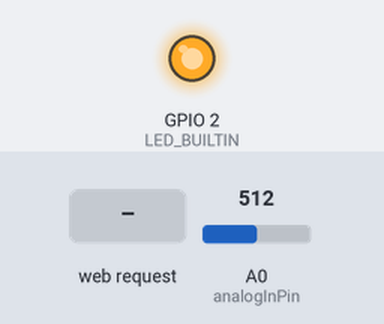
The sketch below on a simulated ESP8266 (NodeMCU). Shown: output pins drawn as LEDs (lit = HIGH, except the on-board LED, lit = LOW). Inputs (shaded band) come from the test bench; at power-on: A0 (analogInPin) = 512. WiFi joins after 1.5 s; servers stay silent unless stated; uploads are accepted with an empty reply.

Above: at 3.9 s.
4.0 s: HTTP request GET /data received
At 4.26 s:
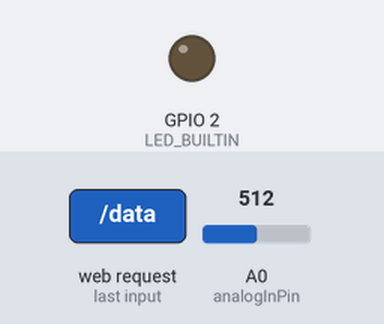
Timing chart, 0 to 7.0 s (numbered marks = the images above; inputs shaded):
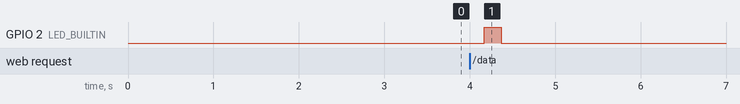

Measured:
- after the input at 4.0 s, GPIO 2 (LED_BUILTIN): LOW → HIGH after 0.17 s, → LOW 0.20 s later

The sketch:

humidity_ground_sensor_v4.ino
```cpp
#include <Arduino.h>
#include <ESP8266WiFi.h>
#include <ESP8266WiFiMulti.h>
#include <ESP8266HTTPClient.h>
#include <WiFiClient.h>
#include <ESP8266WebServer.h>
#include <ESP8266mDNS.h>
#include <WiFiUdp.h>
#include <ArduinoOTA.h>

const int analogInPin = A0;

const char *ssid1 = "cortijo_south_1";
const char *ssid2 = "cortijo_north_1";
const char *ssid3 = "cortijo_east_1";
const char *ssid4 = "cortijo_west_1";
const char *password = "*****";
String deviceName = "Ground_sensor_frontyard";
const char *deviceNameHost = "Ground_sensor_frontyard";
const String lapse = "599000";
const String minValue = "10000";
const String maxValue = "60000";
const String linkDevices = "Watering_frontyard";
String wifiName;
boolean useOTA = false;

IPAddress ipDevice(192, 168, 1, 120);
IPAddress dns(80, 58, 61, 250);
IPAddress gateway(192, 168, 1, 1);
IPAddress subnet(255, 255, 255, 0);
String certain;
int port = 80;

ESP8266WiFiMulti WiFiMulti;
ESP8266WebServer server(port);

void setup() {

  WiFi.mode(WIFI_STA);
  WiFiMulti.addAP(ssid1, password);
  WiFiMulti.addAP(ssid2, password);
  WiFiMulti.addAP(ssid3, password);
  WiFiMulti.addAP(ssid4, password);
  WiFi.begin();
  WiFi.hostname(deviceName);

  while (WiFiMulti.run() != WL_CONNECTED) {
    delay(1000);
  }

  wifiName = WiFi.SSID();

  String ip = WiFi.localIP().toString();

  if (MDNS.begin("esp8266")) {
  }

  setIp(ip);

  server.on("/data", sendData);
  server.on("/"+deviceName+"/status", handleStatus);
  server.on("/"+deviceName+"/ota/true", startOTA);
  server.on("/"+deviceName+"/ota/false", stopOTA);
  server.begin();
  pinMode(LED_BUILTIN, OUTPUT);
  digitalWrite(LED_BUILTIN, LOW);

}

void loop() {

  while(WiFiMulti.run() == WL_CONNECTED){

    if(useOTA == true) {
      ArduinoOTA.handle();
    }

    server.handleClient();

    }

  WiFi.begin();

  while (WiFiMulti.run() != WL_CONNECTED) {
    delay(1000);
  }

  wifiName = WiFi.SSID();

}

int getInfo(){
  float total = 0;
  int measureNumbers = 1500;
  int sensorValue;
  int mapValue;
  for (int i = 0; i < measureNumbers; i++) {
    total += analogRead(analogInPin);
  }
  sensorValue = total/measureNumbers;
  mapValue = map(sensorValue,0, 1024, 600000, 0);
  return mapValue;
}

 void setIp(String ip){
   boolean certain = false;
   while(!certain){
     if ((WiFiMulti.run() == WL_CONNECTED)) {
       WiFiClient client;
       HTTPClient http;
       if (http.begin(client, "http://back.app.cortijodemazas.com/sensor/humidity/"+deviceName+"/"+ip+":"+port+"?devices="+linkDevices+"&min="+minValue+"&max="+maxValue+"&lapse="+lapse)) {
         int httpCode = http.POST("");
         if (httpCode > 0) {
           if (httpCode == 200 ) {
             certain = true;
           }
         }
         http.end();
       }
     }
     delay(1000);
   }
 }

 void sendData() {
   int data = getInfo();
   blinkLight();
   server.send(200, "application/json", "{\"name\":\"" + deviceName + "\",\"type\":\"Humidity\",\"content\":{\"humidity\": " + String(data) + "}}");
 }

 void blinkLight(){
    digitalWrite(LED_BUILTIN, HIGH);
    delay(200);
    digitalWrite(LED_BUILTIN, LOW);
 }

 void handleStatus() {
   server.send(200, "application/json", "{\"status\":true,\"SSID\":\"" + wifiName + "\",\"SIGNAL\":" + WiFi.RSSI() + ",\"OTA\":" + useOTA + "}");
   blinkLight();
 }

 void stopOTA(){
   server.send(200, "application/json", "{\"OTA\": false}");
   useOTA = false;
 }

 void startOTA(){
   //
   server.send(200, "application/json", "{\"OTA\": true}");
   delay(1000);
   ArduinoOTA.setHostname(deviceNameHost);
   ArduinoOTA.setPassword(deviceNameHost);
   ArduinoOTA.onStart([]() {
     String type;
     if (ArduinoOTA.getCommand() == U_FLASH) {
       type = "sketch";
     } else { // U_SPIFFS
       type = "filesystem";
     }

     // NOTE: if updating SPIFFS this would be the place to unmount SPIFFS using SPIFFS.end()
     //Serial.println("Start updating " + type);
   });
   ArduinoOTA.onEnd([]() {
     //Serial.println("\nEnd");
     useOTA = false;
   });
   ArduinoOTA.onProgress([](unsigned int progress, unsigned int total) {
     //Serial.printf("Progress: %u%%\r", (progress / (total / 100)));
   });
   ArduinoOTA.onError([](ota_error_t error) {
     //Serial.printf("Error[%u]: ", error);
     if (error == OTA_AUTH_ERROR) {
       //Serial.println("Auth Failed");
     } else if (error == OTA_BEGIN_ERROR) {
       //Serial.println("Begin Failed");
     } else if (error == OTA_CONNECT_ERROR) {
       //Serial.println("Connect Failed");
     } else if (error == OTA_RECEIVE_ERROR) {
       //Serial.println("Receive Failed");
     } else if (error == OTA_END_ERROR) {
       //Serial.println("End Failed");
     }
   });
   ArduinoOTA.begin();
   useOTA = true;
 }
```
